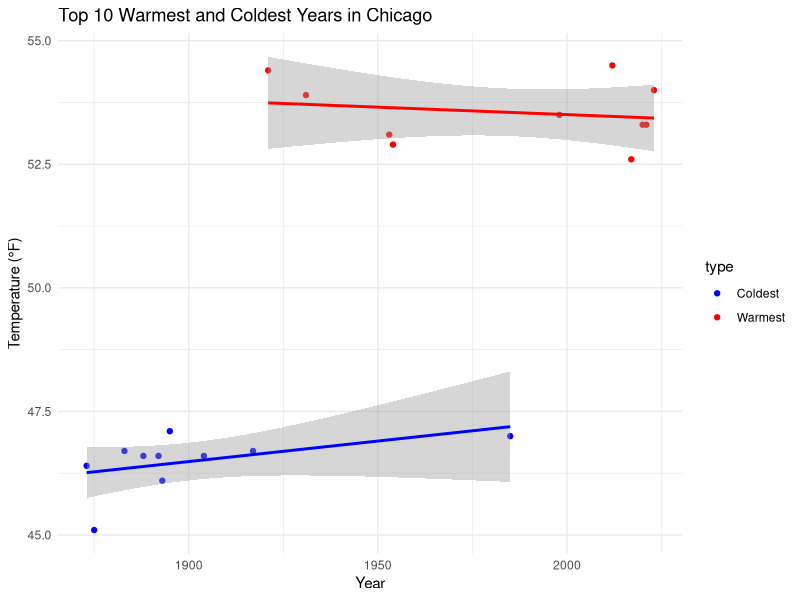
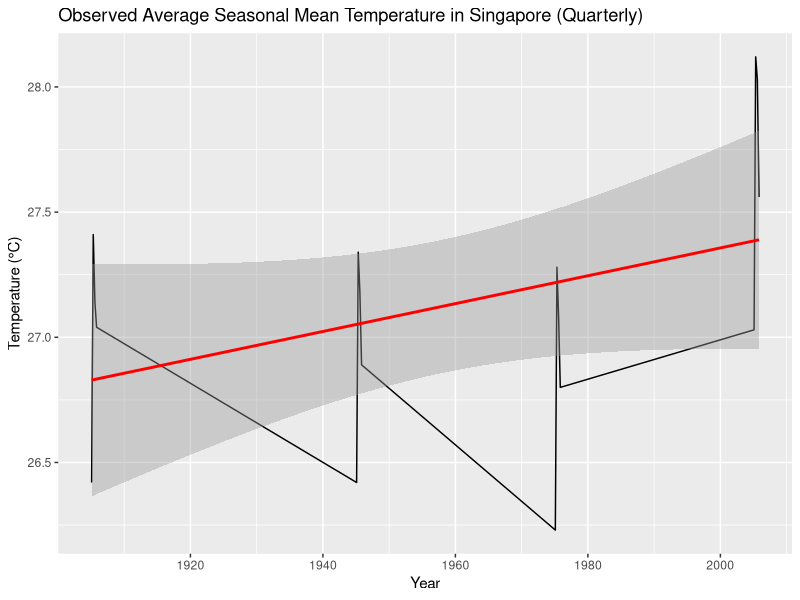

Recreate these plots in R, in order.
## ---- chunk 1
knitr::opts_chunk$set(echo = TRUE)
## ---- chunk 2
# Load necessary library
library(ggplot2)

# Data: Annual average temperatures in Chicago (warmest and coldest years)
years <- c(2012, 1921, 2023, 1931, 1998, 2021, 2020, 1953, 1954, 2017, 1875, 1893, 1873, 1904, 1892, 1888, 1917, 1883, 1985, 1895, 1885)
temperatures <- c(54.5, 54.4, 54.0, 53.9, 53.5, 53.3, 53.3, 53.1, 52.9, 52.6, 45.1, 46.1, 46.4, 46.6, 46.6, 46.6, 46.7, 46.7, 47.0, 47.1, 47.1)

# Create a data frame
data <- data.frame(years, temperatures)

# Fitting a linear model
model <- lm(temperatures ~ years, data=data)
summary(model)

## ---- chunk 3
library(ggplot2)

# Warmest years and temperatures
warmest <- data.frame(
  year = c(2012, 1921, 2023, 1931, 1998, 2021, 2020, 1953, 1954, 2017),
  temperature = c(54.5, 54.4, 54.0, 53.9, 53.5, 53.3, 53.3, 53.1, 52.9, 52.6),
  type = "Warmest"
)

# Coldest years and temperatures
coldest <- data.frame(
  year = c(1875, 1893, 1873, 1904, 1892, 1888, 1917, 1883, 1985, 1895),
  temperature = c(45.1, 46.1, 46.4, 46.6, 46.6, 46.6, 46.7, 46.7, 47.0, 47.1),
  type = "Coldest"
)

# Combine warmest and coldest data
chicago_temps <- rbind(warmest, coldest)

# Plot with custom colors for warmest (red) and coldest (blue)
ggplot(chicago_temps, aes(x = year, y = temperature, color = type)) +
  geom_point() +
  geom_smooth(data = subset(chicago_temps, type == "Warmest"), method = "lm", se = TRUE, color = "red") +
  geom_smooth(data = subset(chicago_temps, type == "Coldest"), method = "lm", se = TRUE, color = "blue") +
  labs(title = "Top 10 Warmest and Coldest Years in Chicago",
       x = "Year", y = "Temperature (°F)") +
  scale_color_manual(values = c("Warmest" = "red", "Coldest" = "blue")) +
  theme_minimal()

## ---- chunk 4
# Sample data, representing mid-points of each period (e.g., 2005 for 1991-2020)
data <- data.frame(
  year = c(1905, 1945, 1975, 2005),  # Midpoints of each period
  DJF = c(26.42, 26.42, 26.23, 27.03),
  MAM = c(27.41, 27.34, 27.28, 28.12),
  JJA = c(27.14, 27.18, 27.08, 28.03),
  SON = c(27.04, 26.89, 26.8, 27.56)
)
library(tidyr)
long_data <- pivot_longer(data, cols = DJF:SON, names_to = "season", values_to = "temperature")

# Assign each season a quarterly offset in a year (DJF -> Q1, MAM -> Q2, etc.)
long_data$quarter <- match(long_data$season, c("DJF", "MAM", "JJA", "SON"))

# Calculate the date for each entry, assuming each period represents a year in the middle of the 30-year range
long_data$date <- as.Date(paste(long_data$year, long_data$quarter * 3 - 1, "01", sep = "-"), "%Y-%m-%d")
library(zoo)
# Sort by date and create a time series
long_data <- long_data[order(long_data$date), ]
ts_data <- zoo(long_data$temperature, order.by = long_data$date)
time <- as.numeric(time(ts_data))  # Convert dates to numeric time
model <- lm(ts_data ~ time)
summary(model)
library(ggplot2)
ggplot(long_data, aes(x = date, y = temperature)) +
  geom_line() +
  geom_smooth(method = "lm", se = TRUE, color = "red") +
  labs(title = "Observed Average Seasonal Mean Temperature in Singapore (Quarterly)",
       x = "Year", y = "Temperature (°C)")

